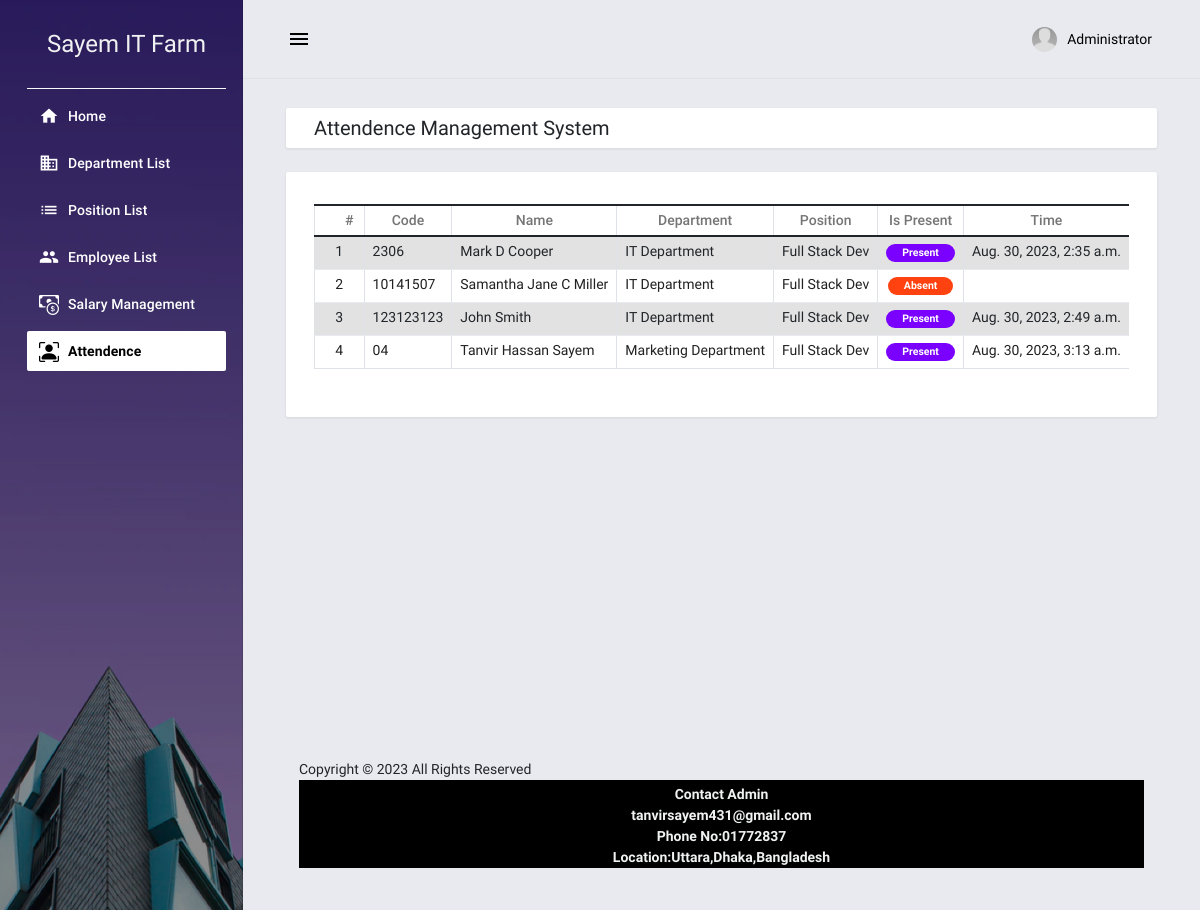
The app's page /attendence (signed in), older data.
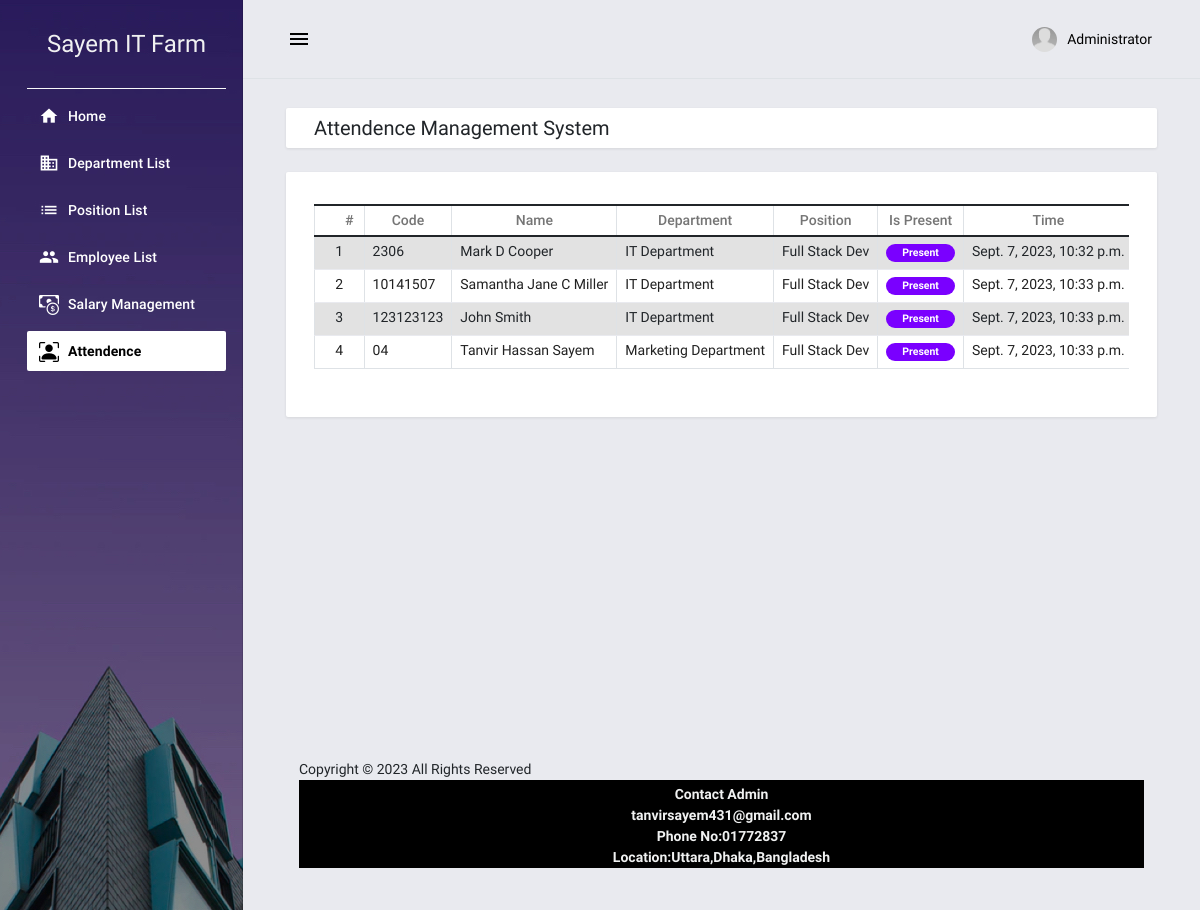
The same page, newer data.
### employee_information/models.py (models this page shows, shortened)
class Employees(models.Model):
    code = models.CharField(max_length=100,blank=True)
    firstname = models.TextField()
    middlename = models.TextField(blank=True,null= True)
    lastname = models.TextField()
    gender = models.TextField(blank=True,null= True)
    dob = models.DateField(blank=True,null= True)
    contact = models.TextField()
    address = models.TextField()
    email = models.TextField()
    department_id = models.ForeignKey(Department, on_delete=models.CASCADE)
    position_id = models.ForeignKey(Position, on_delete=models.CASCADE)
    date_hired = models.DateField()
    salary = models.FloatField(default=0)
    status = models.IntegerField()
    date_added = models.DateTimeField(default=timezone.now)
    date_updated = models.DateTimeField(auto_now=True)

class Department(models.Model):
    name = models.TextField()
    description = models.TextField()
    status = models.IntegerField()
    date_added = models.DateTimeField(default=timezone.now)
    date_updated = models.DateTimeField(auto_now=True)
    def __str__(self):
        return self.name

class Position(models.Model):
    name = models.TextField()
    description = models.TextField()
    status = models.IntegerField()
    date_added = models.DateTimeField(default=timezone.now)
    date_updated = models.DateTimeField(auto_now=True)
    def __str__(self):
        return self.name

### employee_information/views.py (the view)
# urls.py: path('attendence', views.attendence, name="attendence"),
@login_required
def attendence(request):
    employee_list = Employees.objects.all()
    context = {
        'page_title':'Employees',
        'employees':employee_list,
    }
    return render(request, 'employee_information/Attendance.html',context)

### employee_information/templates/employee_information/Attendance.html (shortened to what this page needs)
{% extends "employee_information/base.html" %} {% block pageContent %}
<div class="mdc-layout-grid__cell stretch-card mdc-layout-grid__cell--span-12">
  <div class="mdc-card py-2">
    <div class="d-flex justify-content-between align-items-center">
      <h4 class="card-title mb-0">Attendence Management System</h4>
    </div>
  </div>
</div>
<div class="mdc-layout-grid__cell stretch-card mdc-layout-grid__cell--span-12">
  <div class="mdc-card">
    <div class="table-responsive">
      <table class="table table-striped table-bordered">
        <colgroup>
          <col width="5%" />
          <col width="15%" />
          <col width="20%" />
          <col width="20%" />
          <col width="20%" />
          <col width="10%" />
          <col width="10%" />
        </colgroup>
        <thead>
          <tr>
            <th class="text-center py-1">#</th>
            <th class="text-center py-1">Code</th>
            <th class="text-center py-1">Name</th>
            <th class="text-center py-1">Department</th>
            <th class="text-center py-1">Position</th>
            <th class="text-center py-1">Is Present</th>
            <th class="text-center py-1">Time</th>
          </tr>
        </thead>
        <tbody>
          {% for employee in employees %}
          <tr>
            <td class="px-2 py-1 text-center">{{ employee.id }}</td>
            <td class="px-2 py-1 text-start">{{ employee.code }}</td>
            <td class="px-2 py-1 text-start">
              {{ employee.firstname }} {{ employee.middlename }} {{ employee.lastname }}
            </td>
            <td class="px-2 py-1 text-start">{{ employee.department_id }}</td>
            <td class="px-2 py-1 text-start">{{ employee.position_id }}</td>
            <td class="px-2 py-1 text-center">
              {% if employee.status == 1 %}
              <span class="badge bg-primary rounded-pill px-3">Present</span>
              {% else %}
              <span class="badge bg-secondary rounded-pill px-3">Absent</span>
              {% endif %}
            </td>
            <td class="px-2 py-1 text-start">
              {% if employee.status == 1 %}
              {{ employee.date_updated }}
              {% endif %}
            </td>
          </tr>
          {% endfor %}
        </tbody>
      </table>
    </div>
  </div>
</div>
{% endblock pageContent %}

Row changes from the older to the newer data that the page shows:
changed Employees "Mark": date_updated "Aug. 30, 2023, 2:35 a.m." → "Sept. 7, 2023, 10:32 p.m."
changed Employees "Samantha Jane": date_updated (not shown) → "Sept. 7, 2023, 10:33 p.m."; status "Absent" → "Present"
changed Employees "John": date_updated "Aug. 30, 2023, 2:49 a.m." → "Sept. 7, 2023, 10:33 p.m."
changed Employees "Tanvir": date_updated "Aug. 30, 2023, 3:13 a.m." → "Sept. 7, 2023, 10:33 p.m."
